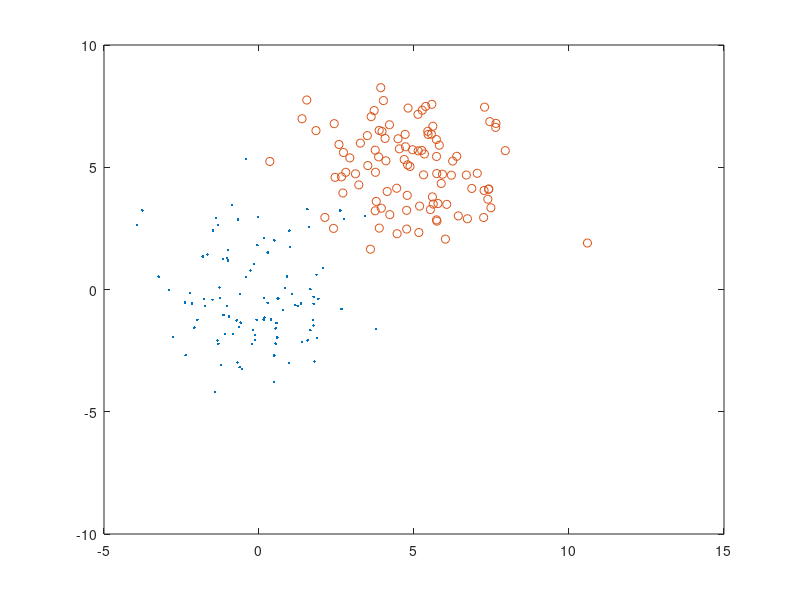

MATLAB code for this plot:

clear;
N = 100;

m1=repmat([0,0], N, 1);
S1= [3 0 ; 0 5];
X1=randn(N, 2) * sqrtm(S1) + m1;

m2=repmat([5,5], N, 1);
S2= [3 0 ; 0 2];
X2=randn(N, 2) * sqrtm(S2) + m2;


plot(X1(:, 1), X1(:, 2), '.');
hold on;
plot(X2(:, 1), X2(:, 2), 'o');



save data_hw_bayes X1 X2

